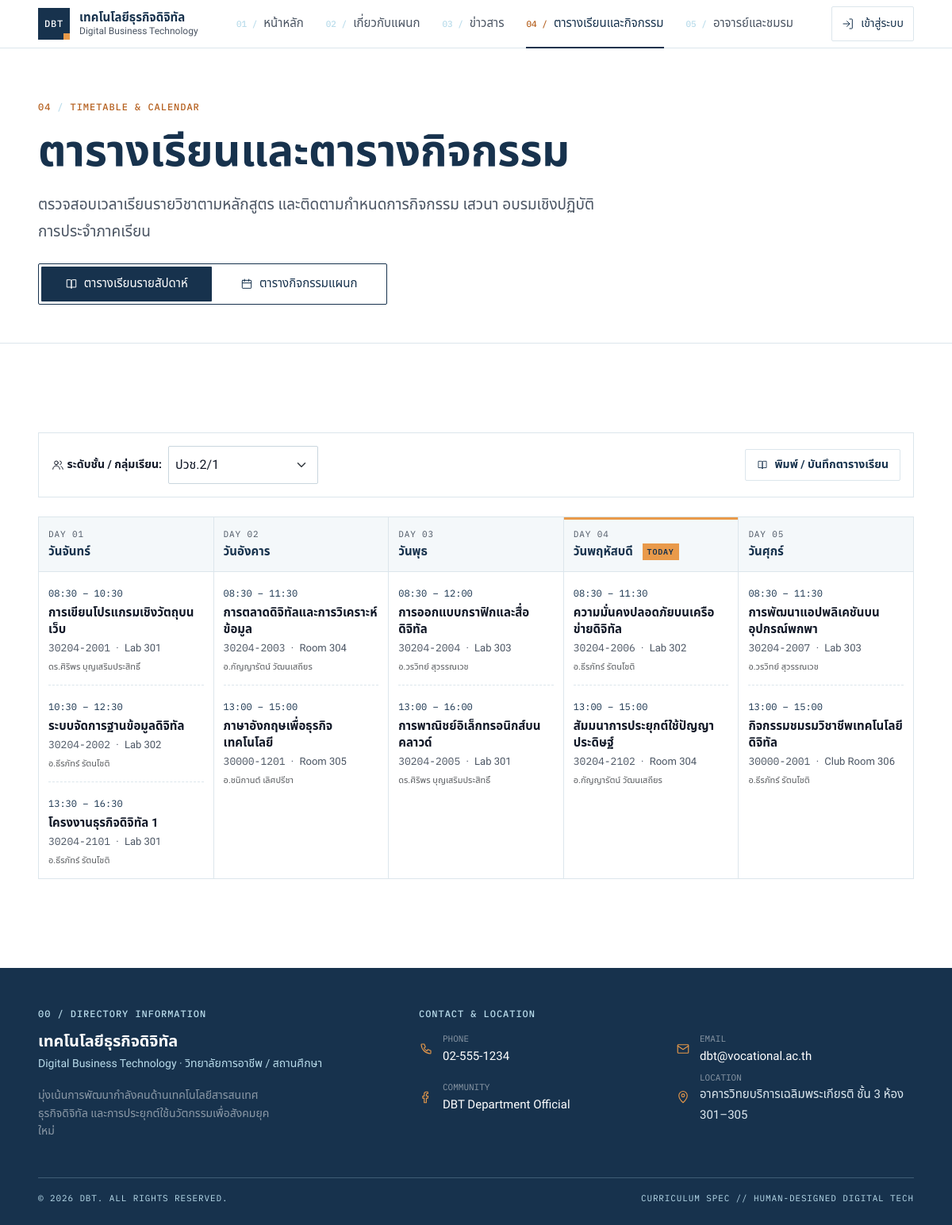
Page /schedule.php on the committed database.
### tables this page shows
CREATE TABLE `class_schedule` (
  `id` INT AUTO_INCREMENT PRIMARY KEY,
  `day_of_week` TINYINT NOT NULL COMMENT '1=จันทร์, 2=อังคาร, 3=พุธ, 4=พฤหัสบดี, 5=ศุกร์',
  `time_start` TIME NOT NULL,
  `time_end` TIME NOT NULL,
  `subject_code` VARCHAR(20) NOT NULL,
  `subject_name` VARCHAR(100) NOT NULL,
  `teacher_name` VARCHAR(100) NOT NULL,
  `room` VARCHAR(50) NOT NULL,
  `class_group` VARCHAR(50) NOT NULL DEFAULT 'ปวช.2/1',
  INDEX `idx_sched_day` (`day_of_week`)
);

### includes/db.php (called while the page is built, shortened)
<?php
function db(): PDO
{
    static $pdo = null;
    if ($pdo === null) {
        try {
            $pdo = new PDO(
                'mysql:host=' . DB_HOST . ';dbname=' . DB_NAME . ';charset=utf8mb4',
                DB_USER,
                DB_PASS,
                [
                    PDO::ATTR_ERRMODE            => PDO::ERRMODE_EXCEPTION,
                    PDO::ATTR_DEFAULT_FETCH_MODE => PDO::FETCH_ASSOC,
                    PDO::ATTR_EMULATE_PREPARES   => false,
                ]
            );
        } catch (PDOException $e) {
            http_response_code(500);
            exit('<p style="font-family:sans-serif;padding:2rem">เชื่อมต่อฐานข้อมูลไม่ได้ — ตรวจสอบค่าใน <code>includes/config.php</code> และนำเข้า <code>database/schema.sql</code></p>');
        }
    }
    return $pdo;
}
function execute_query(string $sql, array $params = []): PDOStatement
{
    $st = db()->prepare($sql);
    $st->execute($params);
    return $st;
}
function q(string $sql, array $params = []): PDOStatement
{
    return execute_query($sql, $params);
}

### schedule.php (the view, shortened to what this page needs)
<?php
require_once __DIR__ . '/includes/helpers.php';
$tab = filter_input(INPUT_GET, 'tab', FILTER_DEFAULT) ?: 'class';
$currentDayNum = (int) date('N');
$availableGroups = q("
  SELECT DISTINCT class_group
  FROM class_schedule
  WHERE class_group IS NOT NULL AND class_group != ''
  ORDER BY class_group ASC
")->fetchAll(PDO::FETCH_COLUMN);
$selectedGroup = filter_input(INPUT_GET, 'group', FILTER_DEFAULT) ?: ($availableGroups[0] ?? '');
if (!empty($selectedGroup) && $selectedGroup !== 'all') {
    $classSchedule = q("
      SELECT * FROM class_schedule
      WHERE class_group = ?
      ORDER BY day_of_week ASC, time_start ASC
    ", [$selectedGroup])->fetchAll();
} else {
    $classSchedule = q("
      SELECT * FROM class_schedule
      ORDER BY day_of_week ASC, time_start ASC
    ")->fetchAll();
}
$scheduleByDay = [1 => [], 2 => [], 3 => [], 4 => [], 5 => []];
foreach ($classSchedule as $slot) {
    $day = (int) $slot['day_of_week'];
    if (isset($scheduleByDay[$day])) {
        $scheduleByDay[$day][] = $slot;
    }
}
include __DIR__ . '/includes/header.php';
?>
<div class="page-head">
  <div class="container-xl">
    <p class="eyebrow">
      <span>04</span>
      <span class="sep">/</span>
      <span>TIMETABLE & CALENDAR</span>
    </p>
    <h1>ตารางเรียนและตารางกิจกรรม</h1>
    <p class="lead-text">
      ตรวจสอบเวลาเรียนรายวิชาตามหลักสูตร และติดตามกำหนดการกิจกรรม เสวนา อบรมเชิงปฏิบัติการประจำภาคเรียน
    </p>
    <div class="segmented mt-4" role="tablist" aria-label="สลับประเภทตาราง">
      <a href="<?= url('schedule.php?tab=class') ?>" <?= $tab === 'class' ? 'aria-current="page"' : '' ?>>
        <?= icon('book', 16) ?>
        <span>ตารางเรียนรายสัปดาห์</span>
      </a>
      <a href="<?= url('schedule.php?tab=activity') ?>" <?= $tab === 'activity' ? 'aria-current="page"' : '' ?>>
        <?= icon('calendar', 16) ?>
        <span>ตารางกิจกรรมแผนก</span>
      </a>
    </div>
  </div>
</div>
<section class="section">
  <div class="container-xl">
    <?php if ($tab === 'class'): ?>
      <div class="group-select-bar d-flex flex-wrap align-items-center justify-content-between gap-3 mb-4 p-3 bg-white border">
        <form method="get" action="<?= url('schedule.php') ?>" class="d-flex align-items-center gap-2 m-0 flex-wrap">
          <label for="groupSelect" class="fw-semibold text-navy mb-0" style="font-size: .875rem;">
            <?= icon('users', 16) ?> ระดับชั้น / กลุ่มเรียน:
          </label>
          <select id="groupSelect" name="group" class="form-select form-select-sm" style="width: auto; min-width: 140px;" onchange="this.form.submit()">
            <?php foreach ($availableGroups as $grp): ?>
              <option value="<?= e($grp) ?>" <?= $selectedGroup === $grp ? 'selected' : '' ?>>
                <?= e($grp) ?>
              </option>
            <?php endforeach; ?>
          </select>
        </form>
        <button type="button" class="btn btn-sm btn-line btn-print" onclick="window.print()">
          <?= icon('book', 14) ?> พิมพ์ / บันทึกตารางเรียน
        </button>
      </div>
      <div class="d-none d-md-block overflow-x-auto">
        <table class="week-table">
          <thead>
            <tr>
              <?php for ($d = 1; $d <= 5; $d++): ?>
                <th class="<?= $d === $currentDayNum ? 'is-today' : '' ?>">
                  <span class="mono">DAY 0<?= $d ?></span>
                  <span>วัน<?= TH_DAYS[$d] ?></span>
                  <?php if ($d === $currentDayNum): ?>
                    <span class="badge-soon">TODAY</span>
                  <?php endif; ?>
                </th>
              <?php endfor; ?>
            </tr>
          </thead>
          <tbody>
            <tr>
              <?php for ($d = 1; $d <= 5; $d++): ?>
                <td>
                  <?php if (empty($scheduleByDay[$d])): ?>
                    <div class="text-muted text-center py-4" style="font-size: 12px;">- ไม่มีคาบเรียน -</div>
                  <?php else: ?>
                    <?php foreach ($scheduleByDay[$d] as $slot): ?>
                      <div class="cell-slot">
                        <span class="t"><?= hm($slot['time_start']) ?> – <?= hm($slot['time_end']) ?></span>
                        <div class="s"><?= e($slot['subject_name']) ?></div>
                        <div class="r">
                          <span class="mono text-navy font-weight-bold"><?= e($slot['subject_code']) ?></span>
                          <span class="mx-1">·</span>
                          <span><?= e($slot['room']) ?></span>
                        </div>
                        <div class="text-muted mt-1" style="font-size: 11px;">
                          <?= e($slot['teacher_name']) ?>
                        </div>
                      </div>
                    <?php endforeach; ?>
                  <?php endif; ?>
                </td>
              <?php endfor; ?>
            </tr>
          </tbody>
        </table>
      </div>
    <?php endif; ?>
  </div>
</section>
<?php include __DIR__ . '/includes/footer.php'; ?>

### rows in the picture
class_schedule: time_start "08:30", time_end "10:30", subject_name "การเขียนโปรแกรมเชิงวัตถุบนเว็บ", subject_code "30204-2001", room "Lab 301", teacher_name "ดร.ศิริพร บุญเสริมประสิทธิ์"
class_schedule: time_start "10:30", time_end "12:30", subject_name "ระบบจัดการฐานข้อมูลดิจิทัล", subject_code "30204-2002", room "Lab 302", teacher_name "อ.ธีรภัทร์ รัตนโชติ"
class_schedule: time_start "13:30", time_end "16:30", subject_name "โครงงานธุรกิจดิจิทัล 1", subject_code "30204-2101", room "Lab 301", teacher_name "อ.ธีรภัทร์ รัตนโชติ"
class_schedule: time_start "08:30", time_end "11:30", subject_name "การตลาดดิจิทัลและการวิเคราะห์ข้อมูล", subject_code "30204-2003", room "Room 304", teacher_name "อ.กัญญารัตน์ วัฒนเสถียร"
class_schedule: time_start "13:00", time_end "15:00", subject_name "ภาษาอังกฤษเพื่อธุรกิจเทคโนโลยี", subject_code "30000-1201", room "Room 305", teacher_name "อ.ชนิกานต์ เลิศปรีชา"
class_schedule: time_start "08:30", time_end "12:00", subject_name "การออกแบบกราฟิกและสื่อดิจิทัล", subject_code "30204-2004", room "Lab 303", teacher_name "อ.วรวิทย์ สุวรรณเวช"
class_schedule: time_start "13:00", time_end "16:00", subject_name "การพาณิชย์อิเล็กทรอนิกส์บนคลาวด์", subject_code "30204-2005", room "Lab 301", teacher_name "ดร.ศิริพร บุญเสริมประสิทธิ์"
class_schedule: time_start "08:30", time_end "11:30", subject_name "ความมั่นคงปลอดภัยบนเครือข่ายดิจิทัล", subject_code "30204-2006", room "Lab 302", teacher_name "อ.ธีรภัทร์ รัตนโชติ"
class_schedule: time_start "13:00", time_end "15:00", subject_name "สัมมนาการประยุกต์ใช้ปัญญาประดิษฐ์", subject_code "30204-2102", room "Room 304", teacher_name "อ.กัญญารัตน์ วัฒนเสถียร"
class_schedule: time_start "08:30", time_end "11:30", subject_name "การพัฒนาแอปพลิเคชันบนอุปกรณ์พกพา", subject_code "30204-2007", room "Lab 303", teacher_name "อ.วรวิทย์ สุวรรณเวช"
class_schedule: time_start "13:00", time_end "15:00", subject_name "กิจกรรมชมรมวิชาชีพเทคโนโลยีดิจิทัล", subject_code "30000-2001", room "Club Room 306", teacher_name "อ.ธีรภัทร์ รัตนโชติ"

### other values in the picture
SITE_NAME "เทคโนโลยีธุรกิจดิจิทัล"
SITE_NAME_EN "Digital Business Technology"
TH_DAYS[$d] "จันทร์"
TH_DAYS[$d] "อังคาร"
TH_DAYS[$d] "พุธ"
TH_DAYS[$d] "พฤหัสบดี"
TH_DAYS[$d] "ศุกร์"
INSTITUTE_NAME "วิทยาลัยการอาชีพ / สถานศึกษา"
setting('contact_phone', CONTACT_PHONE) "02-555-1234"
setting('contact_email', CONTACT_EMAIL) "dbt@vocational.ac.th"
setting('contact_facebook_name', CONTACT_FACEBOOK_NAME) "DBT Department Official"
setting('contact_address', CONTACT_ADDRESS) "อาคารวิทยบริการเฉลิมพระเกียรติ ชั้น 3 ห้อง 301–305"
SITE_SHORT "DBT"
form field group "ปวช.2/1"
